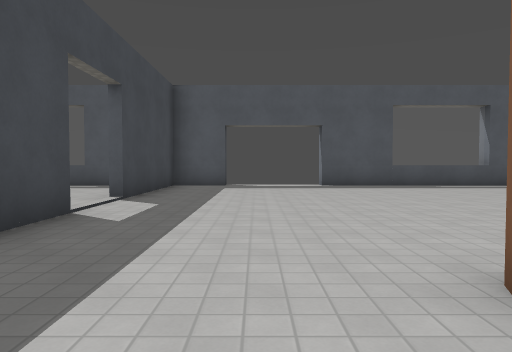
View 1 (above)

23 first-person views from a walk through a Godot game level. The camera is 1.3 m above the floor, tilts 2° down and sees 70° across. The floor is counted in squares, 2 m on a side. Each view is taken from the middle of a square. On the plan, view 1 faces up. The plan holds only what a view shows up to about 11 squares ahead; the rest is blank. Surface patterns are stand-ins for the level's own textures.

View 2
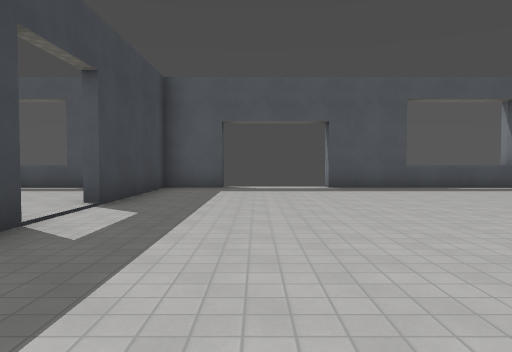

View 3
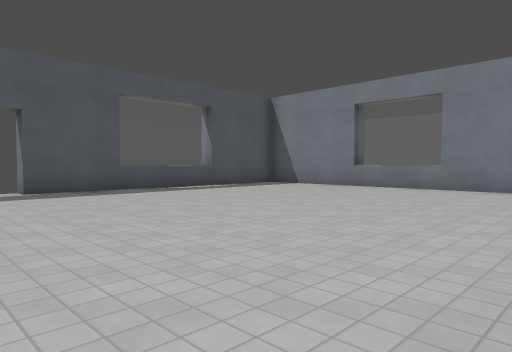

View 4
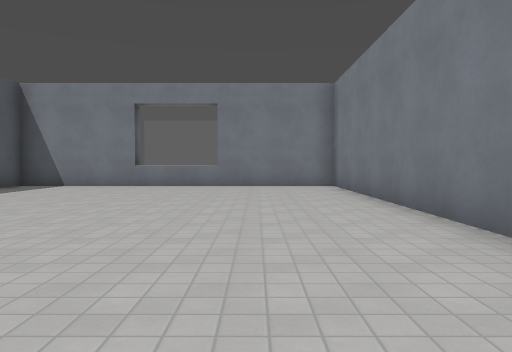

View 5
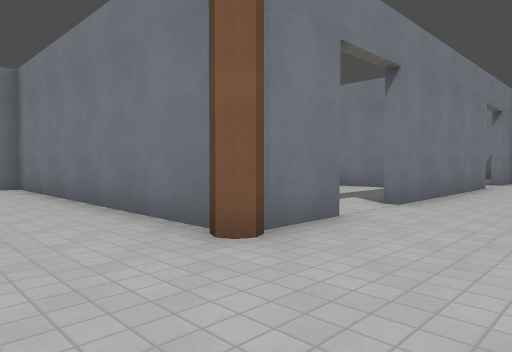

View 6
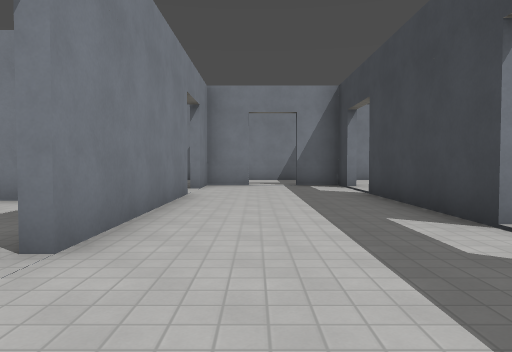

View 7
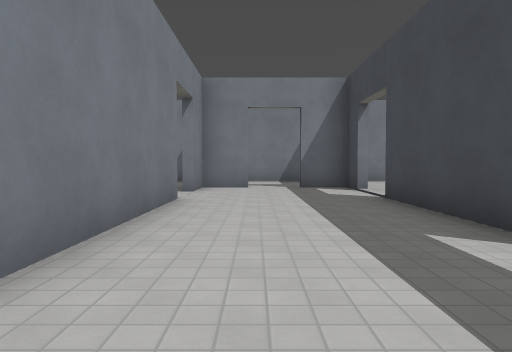

View 8
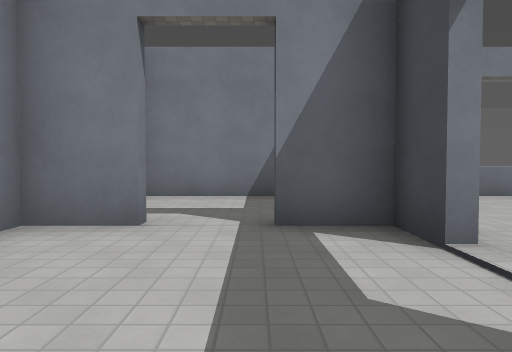

View 9
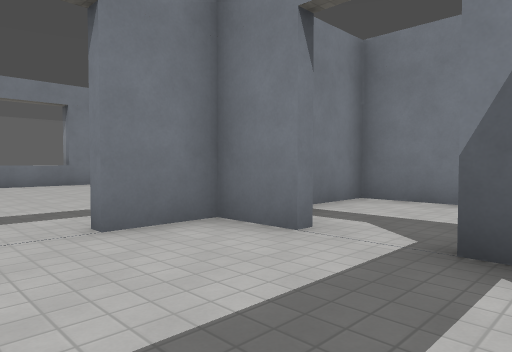

View 10
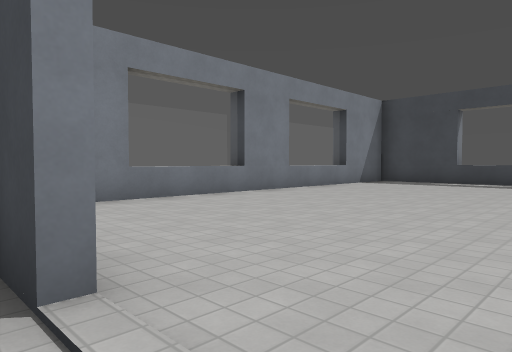

View 11
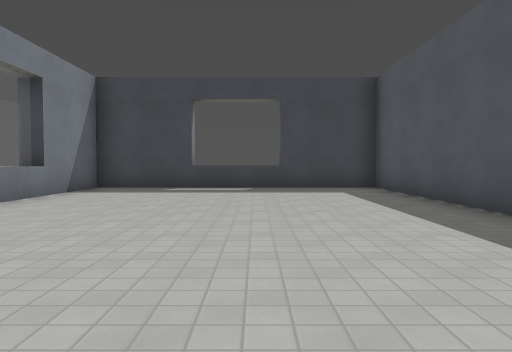

View 12
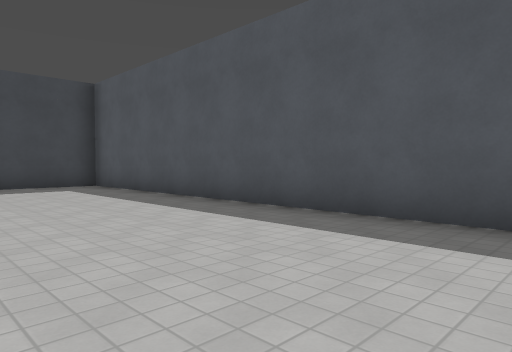

View 13
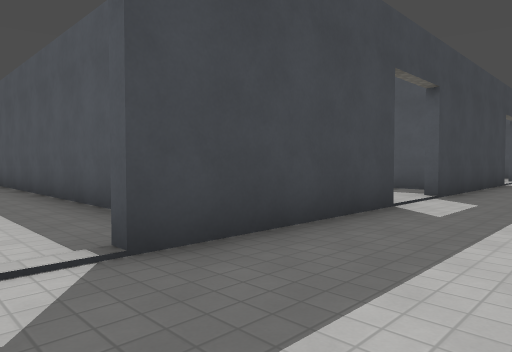

View 14
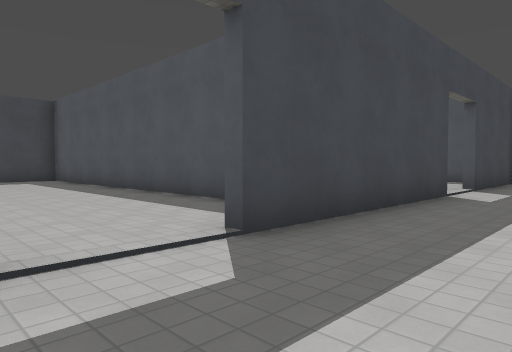

View 15
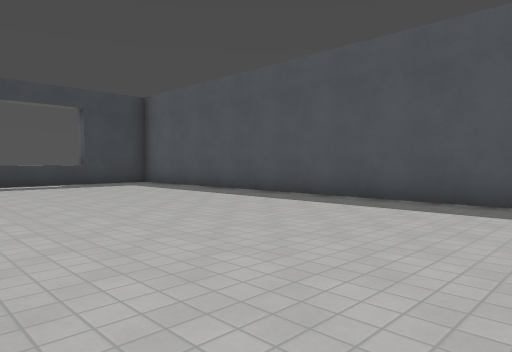

View 16
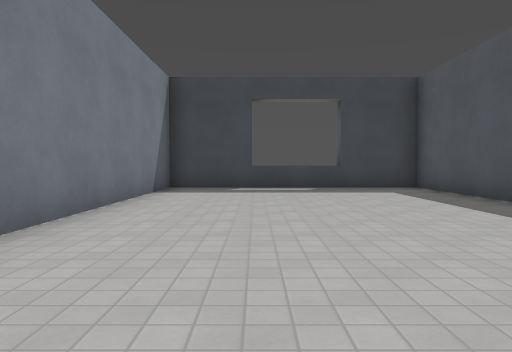

View 17
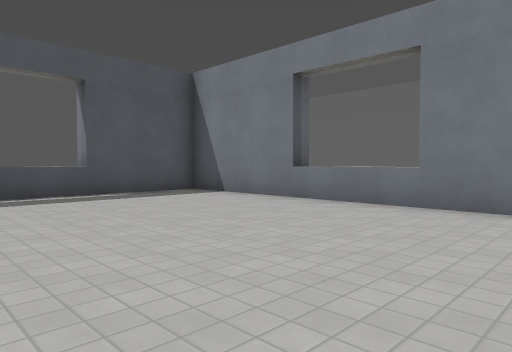

View 18
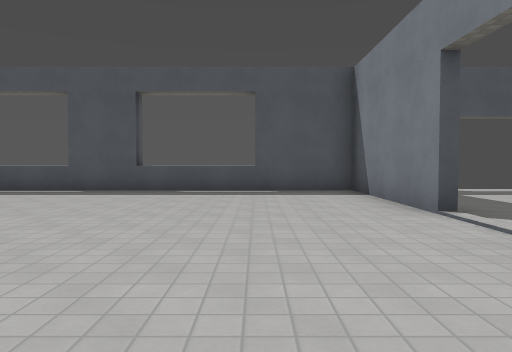

View 19
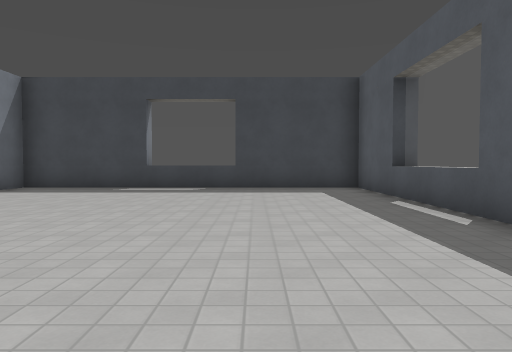

View 20
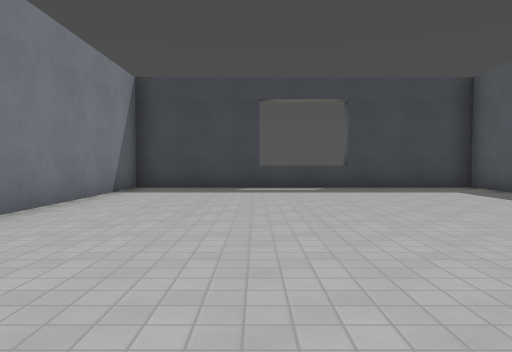

View 21
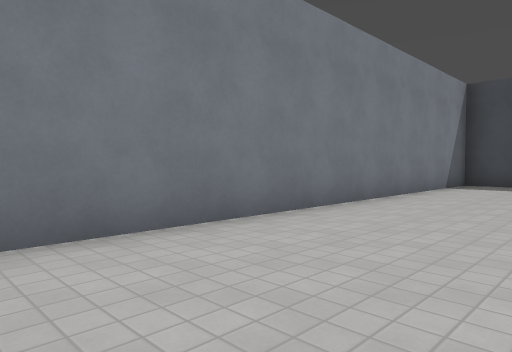

View 22
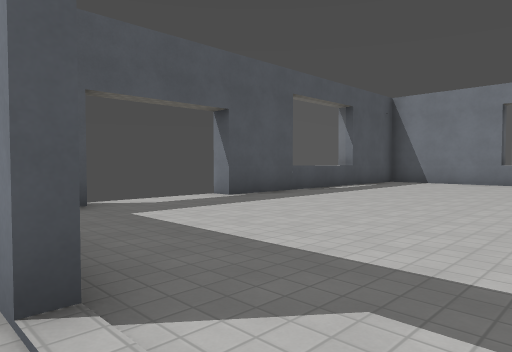

View 23
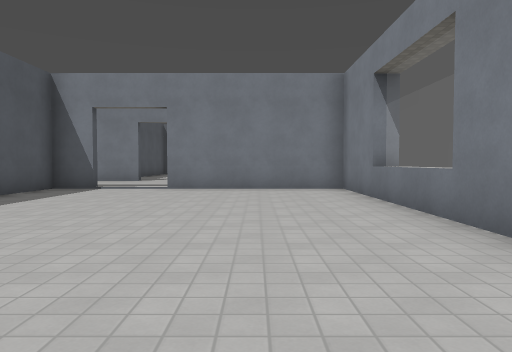

### Floor plan
Points are (right, up) in squares from view 1. A wall is a line through its corners. A room is listed if a view was taken in it or the views show most of it. See-through windows are left out.
Room 1 (views 1, 2, 3, 4, 5, 6, 7, 8, 13, 14, 17)
walls: (1.9, 1.8) (9.5, 1.8) (9.5, 10.7) (1.9, 10.7) (1.9, 11.2); (1.4, 0) (1.4, 1.5); (-2.4, 4.9) (-2.4, -0.8); (-2.4, -2.6) (-2.4, -6.9); (-0.9, 11.1) (-0.9, 10.7) (-2.4, 10.7) (-2.4, 6.6); (1.4, -6.8) (1.4, -1.5); (-2.4, -8.6) (-2.4, -9.8); (0.1, -9.8) (1.4, -9.8) (1.4, -8.4); (-1.4, -13.2) (1.4, -13.2) (1.4, -11.6)
ways out: opening at (-2, -7.5) to room 2; opening at (-2, -1.5) to room 3; opening at (-2, 5.5) to room 4; opening at (2, -7.5); opening at (2, -0.5)
Room 2 (views 9, 10, 11, 12, 23)
walls: (-7.9, -13.1) (-7.9, -13.8); (-5, -13.8) (-5, -13.1); (-12.3, -13.1) (-12.3, -13.8); (-2.4, -9.8) (-1.1, -9.8); (-2.7, -6.9) (-2.7, -5.8) (-14.7, -5.8) (-14.7, -13.2) (-2.7, -13.2) (-2.7, -8.8)
ways out: opening at (-2, -7.5) to room 1
Room 3 (views 15, 16)
walls: (-3.4, 1.3) (-14.7, 1.3) (-14.7, -5.3) (-8.3, -5.3)
ways out: opening at (-2, -1.5) to room 1
Room 4 (views 18, 19, 20, 21, 22)
walls: (-2.7, 6.6) (-2.7, 10.7) (-14.7, 10.7) (-14.7, 1.8) (-3.5, 1.8)
ways out: opening at (-2, 5.5) to room 1

Positions as (right, up) in squares from view 1, and headings:
1: (0, 0), facing up
2: (0, 1), facing up
3: (0, 2), facing up-right
4: (-1, 4), facing right
5: (-1, 4), facing down-right
6: (0, 1), facing down
7: (0, 0), facing down
8: (-1, -6), facing down
9: (-2, -7), facing down-right
10: (-2, -7), facing down-left
11: (-5, -9), facing left
12: (-4, -10), facing up-left
13: (0, -8), facing up-left
14: (0, -3), facing up-left
15: (-3, -5), facing up-left
16: (-5, -3), facing left
17: (4, 3), facing up-right
18: (-5, 2), facing up
19: (-5, 8), facing left
20: (-5, 5), facing left
21: (-3, 5), facing down-left
22: (-3, 5), facing up-right
23: (-12, -11), facing right
